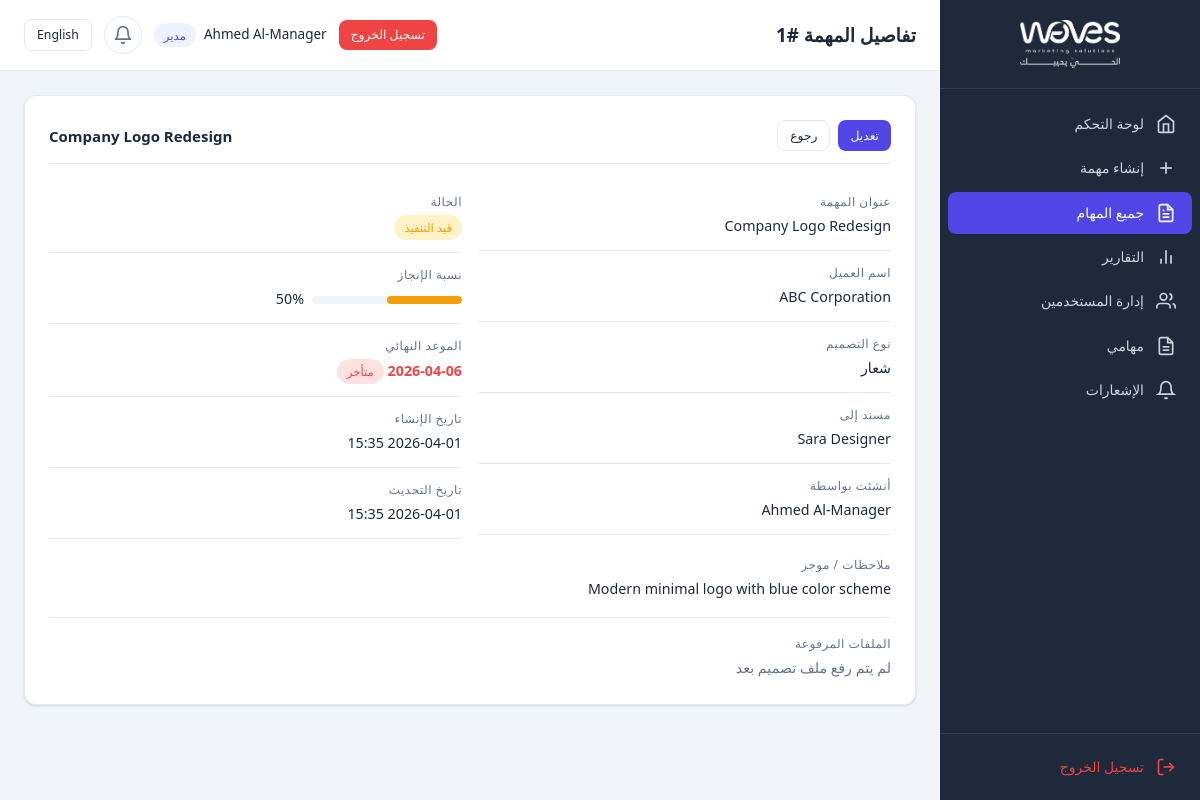
Page /manager/view_task.php?id=1 (signed in) on the committed database.
### tables this page shows
CREATE TABLE IF NOT EXISTS `tasks` (
    `id` INT UNSIGNED NOT NULL AUTO_INCREMENT,
    `title` VARCHAR(255) NOT NULL,
    `client_name` VARCHAR(150) NOT NULL,
    `design_type` ENUM('file', 'logo', 'design', 'motion_design', 'profile') NOT NULL,
    `notes` TEXT NULL,
    `deadline` DATE NULL,
    `assigned_to` INT UNSIGNED NOT NULL,
    `progress_percentage` TINYINT UNSIGNED NOT NULL DEFAULT 0,
    `status` ENUM('new', 'in_progress', 'delivered') NOT NULL DEFAULT 'new',
    `file_path` TEXT NULL DEFAULT NULL,
    `created_by` INT UNSIGNED NOT NULL,
    `created_at` DATETIME NOT NULL DEFAULT CURRENT_TIMESTAMP,
    `updated_at` DATETIME NOT NULL DEFAULT CURRENT_TIMESTAMP ON UPDATE CURRENT_TIMESTAMP,
    PRIMARY KEY (`id`),
    KEY `idx_assigned_to` (`assigned_to`),
    KEY `idx_status` (`status`),
    KEY `idx_design_type` (`design_type`),
    KEY `idx_deadline` (`deadline`),
    KEY `idx_created_by` (`created_by`),
    CONSTRAINT `fk_tasks_assigned_to` FOREIGN KEY (`assigned_to`) REFERENCES `users` (`id`) ON DELETE CASCADE,
    CONSTRAINT `fk_tasks_created_by` FOREIGN KEY (`created_by`) REFERENCES `users` (`id`) ON DELETE CASCADE
);

CREATE TABLE IF NOT EXISTS `users` (
    `id` INT UNSIGNED NOT NULL AUTO_INCREMENT,
    `full_name` VARCHAR(100) NOT NULL,
    `email` VARCHAR(150) NOT NULL,
    `password` VARCHAR(255) NOT NULL,
    `role` ENUM('manager', 'designer', 'supervisor') NOT NULL DEFAULT 'designer',
    `language_preference` ENUM('en', 'ar') NOT NULL DEFAULT 'en',
    `telegram_chat_id` VARCHAR(50) NULL DEFAULT NULL,
    `created_at` DATETIME NOT NULL DEFAULT CURRENT_TIMESTAMP,
    `updated_at` DATETIME NOT NULL DEFAULT CURRENT_TIMESTAMP ON UPDATE CURRENT_TIMESTAMP,
    PRIMARY KEY (`id`),
    UNIQUE KEY `idx_email` (`email`)
);

### includes/language.php (called while the page is built, shortened)
<?php
function loadLanguage() {
    $langFile = __DIR__ . '/../config/lang_' . $_SESSION['lang'] . '.php';
    return $lang;
}
function getCurrentLang() {
    return $_SESSION['lang'] ?? 'en';
}
function getDirection() {
    return (getCurrentLang() === 'ar') ? 'rtl' : 'ltr';
}
function __($key) {
    global $lang;
    return $lang[$key] ?? $key;
}

### includes/auth.php (called while the page is built, shortened)
<?php
require_once __DIR__ . '/language.php';
$lang = loadLanguage();
function isLoggedIn() {
    return isset($_SESSION['user_id']) && !empty($_SESSION['user_id']);
}
function getCurrentUser() {
    return [
        'id'        => $_SESSION['user_id'],
        'full_name' => $_SESSION['full_name'],
        'email'     => $_SESSION['email'],
        'role'      => $_SESSION['role'],
    ];
}
function isManager() {
    return isLoggedIn() && $_SESSION['role'] === ROLE_MANAGER;
}
function sanitize($input) {
    return htmlspecialchars(trim($input), ENT_QUOTES, 'UTF-8');
}

### includes/helpers.php (called while the page is built, shortened)
<?php
function formatDate($date, $format = 'Y-m-d') {
    return date($format, strtotime($date));
}
function formatDateTime($date) {
    return date('Y-m-d H:i', strtotime($date));
}
function getDesignTypeLabel($type) {
    $currentLang = getCurrentLang();
    $types = DESIGN_TYPES;
    return isset($types[$type]) ? $types[$type][$currentLang] : $type;
}
function getStatusLabel($status) {
    $currentLang = getCurrentLang();
    $statuses = TASK_STATUSES;
    return isset($statuses[$status]) ? $statuses[$status][$currentLang] : $status;
}
function getStatusClass($status) {
    $classes = [
        'new'         => 'badge-new',
        'in_progress' => 'badge-progress',
        'delivered'   => 'badge-delivered',
    ];
    return $classes[$status] ?? 'badge-default';
}
function getProgressColor($percentage) {
    if ($percentage >= 50)  return 'progress-mid';
    return 'progress-zero';
}
function isOverdue($deadline) {
    return strtotime($deadline) < strtotime('today');
}

### manager/view_task.php (the view, shortened to what this page needs)
<?php
require_once __DIR__ . '/../includes/auth.php';
require_once __DIR__ . '/../includes/helpers.php';
$taskId = (int)($_GET['id'] ?? 0);
$pdo = getDBConnection();
$stmt = $pdo->prepare("
    SELECT t.*,
           u.full_name AS designer_name,
           c.full_name AS creator_name
    FROM tasks t
    LEFT JOIN users u ON t.assigned_to = u.id
    LEFT JOIN users c ON t.created_by = c.id
    WHERE t.id = ?
");
$stmt->execute([$taskId]);
$task = $stmt->fetch();
$pageTitle = __('task_details') . ' #' . $task['id'];
include __DIR__ . '/../templates/header.php';
?>
<div class="card mb-3">
    <div class="card-header">
        <h2 class="card-title"><?= sanitize($task['title']) ?></h2>
        <div class="btn-group">
            <?php if (isManager()): ?><a href="/manager/edit_task.php?id=<?= $task['id'] ?>" class="btn btn-sm btn-primary"><?= __('edit') ?></a><?php endif; ?>
            <a href="/manager/all_tasks.php" class="btn btn-sm btn-outline"><?= __('back') ?></a>
        </div>
    </div>
    <div class="task-detail-grid">
        <div>
            <div class="detail-item">
                <div class="detail-label"><?= __('task_title') ?></div>
                <div class="detail-value"><?= sanitize($task['title']) ?></div>
            </div>
            <div class="detail-item">
                <div class="detail-label"><?= __('client_name') ?></div>
                <div class="detail-value"><?= sanitize($task['client_name']) ?></div>
            </div>
            <div class="detail-item">
                <div class="detail-label"><?= __('design_type') ?></div>
                <div class="detail-value"><?= getDesignTypeLabel($task['design_type']) ?></div>
            </div>
            <div class="detail-item">
                <div class="detail-label"><?= __('assigned_to') ?></div>
                <div class="detail-value"><?= sanitize($task['designer_name']) ?></div>
            </div>
            <div class="detail-item">
                <div class="detail-label"><?= __('created_by') ?></div>
                <div class="detail-value"><?= sanitize($task['creator_name']) ?></div>
            </div>
        </div>
        <div>
            <div class="detail-item">
                <div class="detail-label"><?= __('status') ?></div>
                <div class="detail-value"><span class="badge <?= getStatusClass($task['status']) ?>"><?= getStatusLabel($task['status']) ?></span></div>
            </div>
            <div class="detail-item">
                <div class="detail-label"><?= __('progress') ?></div>
                <div class="detail-value">
                    <div class="d-flex align-center gap-1">
                        <div class="progress-bar-container <?= getProgressColor($task['progress_percentage']) ?>" style="max-width:150px;">
                            <div class="progress-bar" style="width: <?= (int)$task['progress_percentage'] ?>%"></div>
                        </div>
                        <span><?= (int)$task['progress_percentage'] ?>%</span>
                    </div>
                </div>
            </div>
            <div class="detail-item">
                <div class="detail-label"><?= __('deadline') ?></div>
                <div class="detail-value">
                    <?php if ($task['deadline']): ?>
                        <span class="<?= isOverdue($task['deadline']) && $task['status'] !== 'delivered' ? 'deadline-overdue' : '' ?>">
                            <?= formatDate($task['deadline']) ?>
                        </span>
                        <?php if (isOverdue($task['deadline']) && $task['status'] !== 'delivered'): ?>
                            <span class="badge badge-overdue"><?= __('overdue') ?></span>
                        <?php endif; ?>
                    <?php else: ?>
                        —
                    <?php endif; ?>
                </div>
            </div>
            <div class="detail-item">
                <div class="detail-label"><?= __('created_at') ?></div>
                <div class="detail-value"><?= formatDateTime($task['created_at']) ?></div>
            </div>
            <div class="detail-item">
                <div class="detail-label"><?= __('updated_at') ?></div>
                <div class="detail-value"><?= formatDateTime($task['updated_at']) ?></div>
            </div>
        </div>
    </div>
    <?php if (!empty($task['notes'])): ?>
    <div class="mt-2">
        <div class="detail-label"><?= __('notes') ?></div>
        <div class="detail-value" style="white-space: pre-wrap;"><?= sanitize($task['notes']) ?></div>
    </div>
    <?php endif; ?>
    <div class="mt-2" style="border-top:1px solid var(--border);padding-top:16px;">
        <div class="detail-label"><?= __('uploaded_files') ?></div>
        <div class="detail-value">
            <?php if (!empty($task['file_path'])):
                $taskFiles = json_decode($task['file_path'], true);
                if (!is_array($taskFiles)) $taskFiles = [$task['file_path']];
            ?>
                <div style="display:grid;grid-template-columns:repeat(auto-fill,minmax(200px,1fr));gap:12px;margin-bottom:12px;">
                <?php foreach ($taskFiles as $fi => $fileName):
                    $fileUrl = UPLOAD_URL . $fileName;
                    $fileExt = strtolower(pathinfo($fileName, PATHINFO_EXTENSION));
                    $isImage = in_array($fileExt, ['jpg', 'jpeg', 'png', 'gif', 'webp', 'svg']);
                ?>
                    <div style="border:1px solid var(--border);border-radius:8px;overflow:hidden;">
                        <?php if ($isImage): ?>
                        <a href="<?= sanitize($fileUrl) ?>" target="_blank">
                            <img src="<?= sanitize($fileUrl) ?>" alt="Design <?= $fi+1 ?>" style="width:100%;height:150px;object-fit:cover;">
                        </a>
                        <?php else: ?>
                        <div style="height:80px;display:flex;align-items:center;justify-content:center;background:#f8fafc;font-size:2rem;">📄</div>
                        <?php endif; ?>
                        <div style="padding:8px;font-size:0.8rem;">
                            <a href="<?= sanitize($fileUrl) ?>" target="_blank" download style="color:var(--primary);word-break:break-all;">
                                📎 <?= sanitize($fileName) ?>
                            </a>
                        </div>
                    </div>
                <?php endforeach; ?>
                </div>
            <?php else: ?>
                <span style="color:var(--text-secondary);"><?= __('no_file_uploaded') ?></span>
            <?php endif; ?>
        </div>
    </div>
</div>
<?php include __DIR__ . '/../templates/footer.php'; ?>

### templates/header.php (shortened to what this page needs)
<?php
$currentUser = getCurrentUser();
$dir = getDirection();
$currentLang = getCurrentLang();
$switchLang = ($currentLang === 'en') ? 'ar' : 'en';
$pageName = isset($pageTitle) ? $pageTitle : __('app_name');
$langSwitchUrl = strtok($_SERVER['REQUEST_URI'], '?');
$queryParams = $_GET;
$queryParams['lang'] = $switchLang;
$langSwitchUrl .= '?' . http_build_query($queryParams);
?>
<!DOCTYPE html>
<html lang="<?= $currentLang ?>" dir="<?= $dir ?>">
<head>
    <link rel="stylesheet" href="/assets/css/style.css">
    <?php if ($dir === 'rtl'): ?>
    <link rel="stylesheet" href="/assets/css/rtl.css">
    <?php endif; ?>
</head>
<body class="<?= $dir ?>">
<?php if (isLoggedIn()): ?>
<div class="app-layout">
    <?php include __DIR__ . '/sidebar.php'; ?>
    <main class="main-content">
        <div class="top-bar">
            <div class="top-bar-left">
                <h1 class="page-title"><?= sanitize($pageName) ?></h1>
            </div>
            <div class="top-bar-right">
                <a href="<?= $langSwitchUrl ?>" class="btn btn-sm btn-outline lang-switch"><?= __('nav_language') ?></a>
                <div class="notif-wrapper" id="notifWrapper" style="position:relative;">
                    <button class="notif-bell" id="notifBell" type="button" title="<?= __('notifications') ?>" style="background:none;border:1px solid #e2e8f0;cursor:pointer;position:relative;width:38px;height:38px;border-radius:50%;color:#64748b;display:flex;align-items:center;justify-content:center;transition:all 0.2s ease;">
                        <svg width="20" height="20" viewBox="0 0 24 24" fill="none" stroke="currentColor" stroke-width="2" stroke-linecap="round" stroke-linejoin="round"><path d="M18 8A6 6 0 006 8c0 7-3 9-3 9h18s-3-2-3-9"/><path d="M13.73 21a2 2 0 01-3.46 0"/></svg>
                    </button>
                </div>
                <div class="user-info">
                    <span class="user-name"><?= sanitize($currentUser['full_name']) ?></span>
                    <span class="user-role badge badge-role"><?= isManager() ? __('role_manager') : (isSupervisor() ? __('role_supervisor') : __('role_designer')) ?></span>
                </div>
                <a href="/logout.php" class="btn btn-sm btn-danger"><?= __('logout') ?></a>
            </div>
        </div>
        <div class="content-wrapper">
<?php endif; ?>

### assets/css/rtl.css (style rules this page uses)
.rtl { text-align: right; }
.rtl .top-bar-right { flex-direction: row-reverse; }
.rtl .detail-label { text-align: right; }
.rtl .card-header { flex-direction: row-reverse; }

### rows in the picture
tasks: id "تفاصيل المهمة #1", created_by.full_name "Ahmed Al-Manager", title "Company Logo Redesign", client_name "ABC Corporation", design_type "شعار", assigned_to.full_name "Sara Designer", status "قيد التنفيذ", progress_percentage "50", deadline "2026-04-06", created_at "2026-04-01 15:35", updated_at "2026-04-01 15:35", notes "Modern minimal logo with blue color scheme"

### other values in the picture
__('nav_dashboard') "لوحة التحكم"
__('nav_create_task') "إنشاء مهمة"
__('nav_all_tasks') "جميع المهام"
__('nav_reports') "التقارير"
__('nav_users') "إدارة المستخدمين"
__('nav_my_tasks') "مهامي"
__('notifications') "الإشعارات"
__('logout') "تسجيل الخروج"
__('nav_language') "English"
__('role_manager') "مدير"
__('edit') "تعديل"
__('back') "رجوع"
__('task_title') "عنوان المهمة"
__('client_name') "اسم العميل"
__('design_type') "نوع التصميم"
